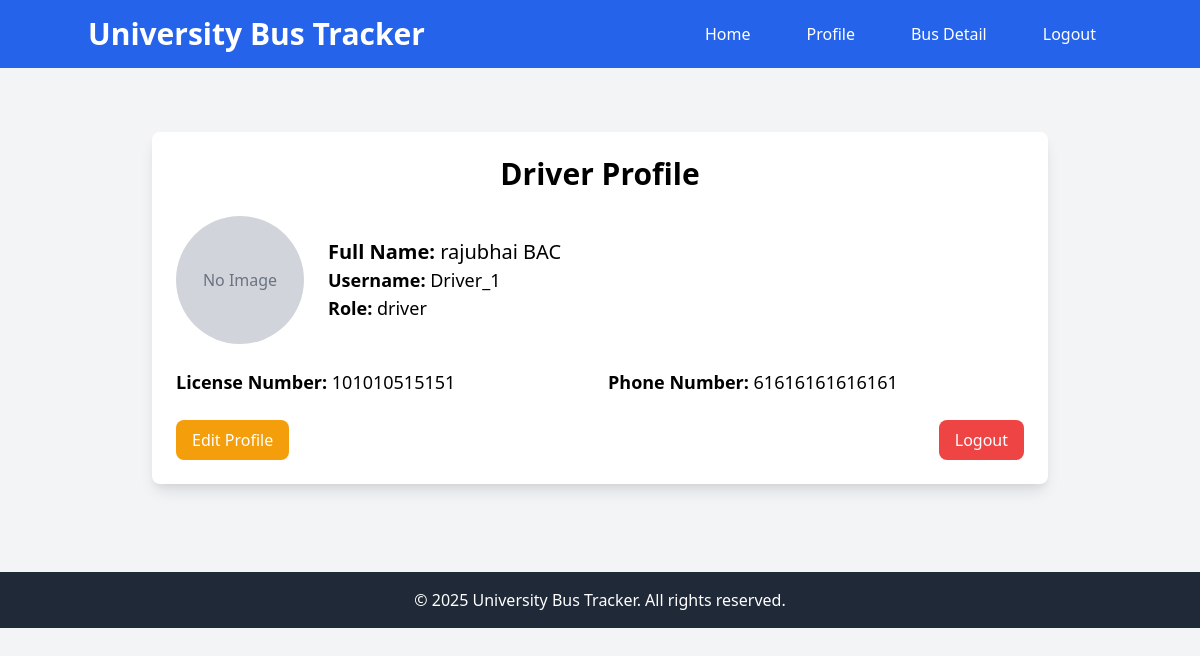
/student/driver_profile/ (signed in), run on the app's committed database.
### tracker/models.py (models this page shows, shortened)
class DriverProfile(models.Model):
    user = models.OneToOneField(
        CustomUser ,
        on_delete=models.CASCADE,
        limit_choices_to={'role': 'driver'}
    )
    license_number = models.CharField(max_length=30, unique=True)
    phone_number = models.CharField(max_length=15, blank=True ,unique=True)
    address = models.TextField(max_length=100, blank=True)
    profile_picture = models.ImageField(upload_to='driver_pics/', blank=True, null=True)

### control/models.py (models this page shows, shortened)
class CustomUser(AbstractUser):
    role = models.CharField(max_length=20, choices=[
        ('student', 'Student'),
        ('driver', 'Driver'),
    ])
    full_name= models.CharField(max_length=30, blank=True)

### student/views.py (the view)
# urls.py: path('driver_profile/', views.driver_profile, name='driver_profile'),
@login_required
def driver_profile(request):
    if request.user.role == 'driver':
        profile = DriverProfile.objects.get(user=request.user)
        return render(request, 'driver/driver_profile.html', {'profile': profile})
    else:
        return redirect('student:student_profile')

### student/templates/driver/driver_profile.html (shortened to what this page needs)
{% extends 'base.html' %}
{% block content %}
    <div class="container mx-auto py-10">
        <div class="max-w-4xl mx-auto bg-white shadow-lg rounded-lg p-6">
            <h2 class="text-3xl font-bold mb-6 text-center">Driver Profile</h2>
            <div class="flex items-center space-x-6">
                <div>
                    {% if profile.profile_picture %}
                        <img src="{{ profile.profile_picture.url }}" alt="Profile Picture" class="w-32 h-32 rounded-full border-4 border-blue-500">
                    {% else %}
                        <div class="w-32 h-32 rounded-full bg-gray-300 flex items-center justify-center">
                            <span class="text-gray-500">No Image</span>
                        </div>
                    {% endif %}
                </div>
                <div>
                    <p class="text-xl"><strong>Full Name:</strong> {{ profile.user.full_name }}</p>
                    <p class="text-lg"><strong>Username:</strong> {{ profile.user.username }}</p>
                    <p class="text-lg"><strong>Role:</strong> {{ profile.user.role }}</p>
                </div>
            </div>
            <div class="mt-6 grid grid-cols-2 gap-4">
                <div>
                    <p class="text-lg"><strong>License Number:</strong> {{ profile.license_number| default:"--"}} </p>
                </div>
                <div>
                    <p class="text-lg"><strong>Phone Number:</strong> {{ profile.phone_number | default:"--" }}</p>
                </div>
            </div>
            <div class="mt-6 flex justify-between">
                <a href="{% url 'student:edit_driver_profile' %}" class="bg-yellow-500 text-white py-2 px-4 rounded-lg hover:bg-yellow-600">Edit Profile</a>
                <a href="{% url 'control:logout' %}" class="bg-red-500 text-white py-2 px-4 rounded-lg hover:bg-red-600">Logout</a>
            </div>
        </div>
    </div>
{% endblock %}

### data on the page
DriverProfile: user.full_name "rajubhai BAC", user.username "Driver_1", user.role "driver", license_number "101010515151", phone_number "61616161616161"
